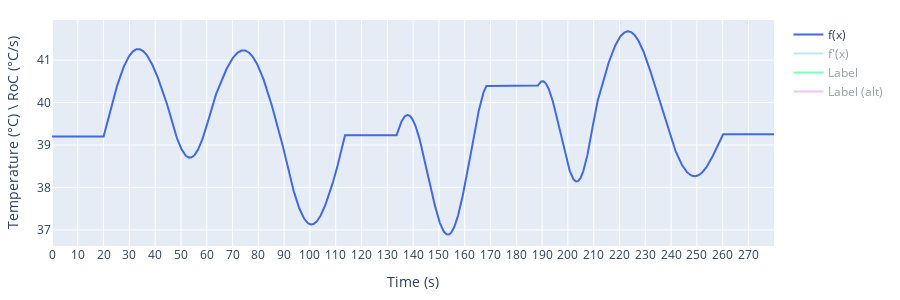

The code cell stored with this chart in its notebook:
### Code cell
stimuli = StimuliFunction(
    minimal_desired_duration,
    frequencies,
    amplitudes,
    sample_rate,
    random_periods=True,
    seed=seed
).add_baseline_temp(
    baseline_temp
).add_plateaus(
    plateau_duration=20, 
    n_plateaus=4, 
    add_at_start="random", 
    add_at_end=True)
print(f"Seed: {stimuli.seed}")
_ = stimuli_extra(stimuli.wave, stimuli.wave_dot, stimuli.sample_rate, s_RoC=0.2, display_stats=True)

### Figure 1 — Plotly figure (JSON) as saved in the notebook; plotly's stock layout.template omitted (floating-point values rounded to 4 significant figures; data arrays with more than 128 entries replaced by an {"elided": "..."} marker saying what was removed)
{"data": [{"line": {"color": "royalblue"}, "name": "f(x)", "type": "scatter", "visible": true, "x": {"elided": "2800 float values"}, "y": {"elided": "2800 float values"}}, {"line": {"color": "skyblue"}, "name": "f'(x)", "type": "scatter", "visible": "legendonly", "x": {"elided": "2800 float values"}, "y": {"elided": "2800 float values"}}, {"line": {"color": "springgreen"}, "name": "Label", "type": "scatter", "visible": "legendonly", "x": {"elided": "2800 float values"}, "y": {"elided": "2800 int values"}}, {"line": {"color": "violet"}, "name": "Label (alt)", "type": "scatter", "visible": "legendonly", "x": {"elided": "2800 float values"}, "y": {"elided": "2800 int values"}}], "layout": {"autosize": true, "height": 300, "margin": {"b": 20, "l": 20, "r": 20, "t": 20}, "width": 900, "xaxis": {"dtick": 10, "tick0": 0, "tickmode": "linear", "title": {"text": "Time (s)"}}, "yaxis": {"title": {"text": "Temperature (°C) \\ RoC (°C/s)"}}}}
